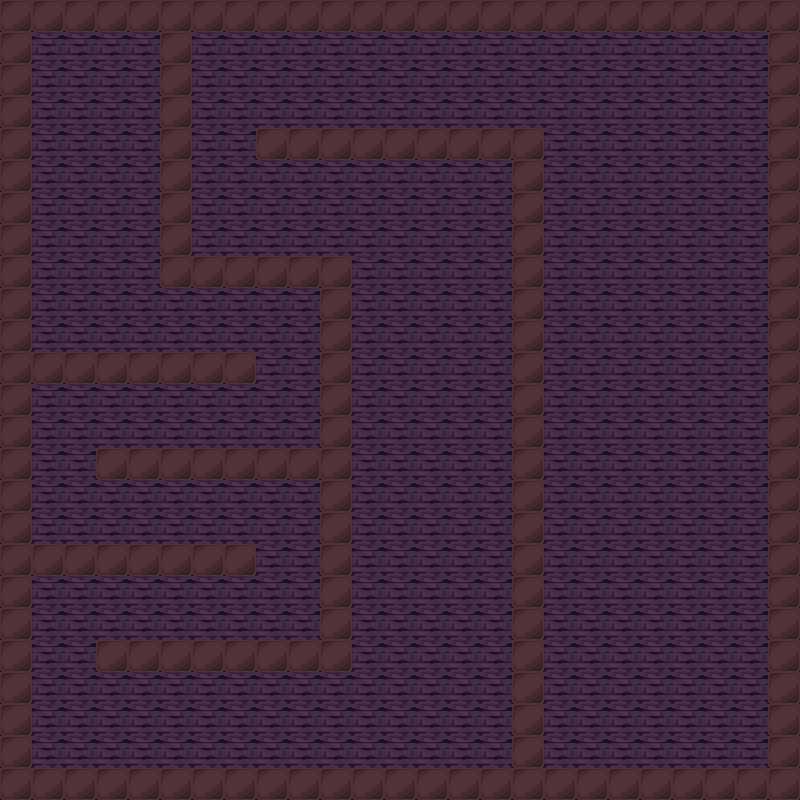

This is a level from a 2D game, rendered from its Tiled map with the project's own tilesets. A one-line summary and the complete map file follow:
An orthogonal 25x25 tile map with 32x32 px tiles, 2 tile layers (Tile Layer 1, Tile Layer 2).

<map version="1.0" tiledversion="1.0.3" orientation="orthogonal" renderorder="right-down" width="25" height="25" tilewidth="32" tileheight="32" nextobjectid="1">
 <tileset firstgid="1" source="../tileset/map_spritesheet.tsx" />
 <layer name="Tile Layer 1" width="25" height="25">
  <data encoding="csv">
3,3,3,3,3,3,3,3,3,3,3,3,3,3,3,3,3,3,3,3,3,3,3,3,3,
3,3,3,3,3,3,3,3,3,3,3,3,3,3,3,3,3,3,3,3,3,3,3,3,3,
3,3,3,3,3,3,3,3,3,3,3,3,3,3,3,3,3,3,3,3,3,3,3,3,3,
3,3,3,3,3,3,3,3,3,3,3,3,3,3,3,3,3,3,3,3,3,3,3,3,3,
3,3,3,3,3,3,3,3,3,3,3,3,3,3,3,3,3,3,3,3,3,3,3,3,3,
3,3,3,3,3,3,3,3,3,3,3,3,3,3,3,3,3,3,3,3,3,3,3,3,3,
3,3,3,3,3,3,3,3,3,3,3,3,3,3,3,3,3,3,3,3,3,3,3,3,3,
3,3,3,3,3,3,3,3,3,3,3,3,3,3,3,3,3,3,3,3,3,3,3,3,3,
3,3,3,3,3,3,3,3,3,3,3,3,3,3,3,3,3,3,3,3,3,3,3,3,3,
3,3,3,3,3,3,3,3,3,3,3,3,3,3,3,3,3,3,3,3,3,3,3,3,3,
3,3,3,3,3,3,3,3,3,3,3,3,3,3,3,3,3,3,3,3,3,3,3,3,3,
3,3,3,3,3,3,3,3,3,3,3,3,3,3,3,3,3,3,3,3,3,3,3,3,3,
3,3,3,3,3,3,3,3,3,3,3,3,3,3,3,3,3,3,3,3,3,3,3,3,3,
3,3,3,3,3,3,3,3,3,3,3,3,3,3,3,3,3,3,3,3,3,3,3,3,3,
3,3,3,3,3,3,3,3,3,3,3,3,3,3,3,3,3,3,3,3,3,3,3,3,3,
3,3,3,3,3,3,3,3,3,3,3,3,3,3,3,3,3,3,3,3,3,3,3,3,3,
3,3,3,3,3,3,3,3,3,3,3,3,3,3,3,3,3,3,3,3,3,3,3,3,3,
3,3,3,3,3,3,3,3,3,3,3,3,3,3,3,3,3,3,3,3,3,3,3,3,3,
3,3,3,3,3,3,3,3,3,3,3,3,3,3,3,3,3,3,3,3,3,3,3,3,3,
3,3,3,3,3,3,3,3,3,3,3,3,3,3,3,3,3,3,3,3,3,3,3,3,3,
3,3,3,3,3,3,3,3,3,3,3,3,3,3,3,3,3,3,3,3,3,3,3,3,3,
3,3,3,3,3,3,3,3,3,3,3,3,3,3,3,3,3,3,3,3,3,3,3,3,3,
3,3,3,3,3,3,3,3,3,3,3,3,3,3,3,3,3,3,3,3,3,3,3,3,3,
3,3,3,3,3,3,3,3,3,3,3,3,3,3,3,3,3,3,3,3,3,3,3,3,3,
3,3,3,3,3,3,3,3,3,3,3,3,3,3,3,3,3,3,3,3,3,3,3,3,3
</data>
 </layer>
 <layer name="Tile Layer 2" width="25" height="25">
  <data encoding="csv">
10,10,10,10,10,10,10,10,10,10,10,10,10,10,10,10,10,10,10,10,10,10,10,10,10,
10,0,0,0,0,10,0,0,0,0,0,0,0,0,0,0,0,0,0,0,0,0,0,0,10,
10,0,0,0,0,10,0,0,0,0,0,0,0,0,0,0,0,0,0,0,0,0,0,0,10,
10,0,0,0,0,10,0,0,0,0,0,0,0,0,0,0,0,0,0,0,0,0,0,0,10,
10,0,0,0,0,10,0,0,10,10,10,10,10,10,10,10,10,0,0,0,0,0,0,0,10,
10,0,0,0,0,10,0,0,0,0,0,0,0,0,0,0,10,0,0,0,0,0,0,0,10,
10,0,0,0,0,10,0,0,0,0,0,0,0,0,0,0,10,0,0,0,0,0,0,0,10,
10,0,0,0,0,10,0,0,0,0,0,0,0,0,0,0,10,0,0,0,0,0,0,0,10,
10,0,0,0,0,10,10,10,10,10,10,0,0,0,0,0,10,0,0,0,0,0,0,0,10,
10,0,0,0,0,0,0,0,0,0,10,0,0,0,0,0,10,0,0,0,0,0,0,0,10,
10,0,0,0,0,0,0,0,0,0,10,0,0,0,0,0,10,0,0,0,0,0,0,0,10,
10,10,10,10,10,10,10,10,0,0,10,0,0,0,0,0,10,0,0,0,0,0,0,0,10,
10,0,0,0,0,0,0,0,0,0,10,0,0,0,0,0,10,0,0,0,0,0,0,0,10,
10,0,0,0,0,0,0,0,0,0,10,0,0,0,0,0,10,0,0,0,0,0,0,0,10,
10,0,0,10,10,10,10,10,10,10,10,0,0,0,0,0,10,0,0,0,0,0,0,0,10,
10,0,0,0,0,0,0,0,0,0,10,0,0,0,0,0,10,0,0,0,0,0,0,0,10,
10,0,0,0,0,0,0,0,0,0,10,0,0,0,0,0,10,0,0,0,0,0,0,0,10,
10,10,10,10,10,10,10,10,0,0,10,0,0,0,0,0,10,0,0,0,0,0,0,0,10,
10,0,0,0,0,0,0,0,0,0,10,0,0,0,0,0,10,0,0,0,0,0,0,0,10,
10,0,0,0,0,0,0,0,0,0,10,0,0,0,0,0,10,0,0,0,0,0,0,0,10,
10,0,0,10,10,10,10,10,10,10,10,0,0,0,0,0,10,0,0,0,0,0,0,0,10,
10,0,0,0,0,0,0,0,0,0,0,0,0,0,0,0,10,0,0,0,0,0,0,0,10,
10,0,0,0,0,0,0,0,0,0,0,0,0,0,0,0,10,0,0,0,0,0,0,0,10,
10,0,0,0,0,0,0,0,0,0,0,0,0,0,0,0,10,0,0,0,0,0,0,0,10,
10,10,10,10,10,10,10,10,10,10,10,10,10,10,10,10,10,10,10,10,10,10,10,10,10
</data>
 </layer>
</map>
